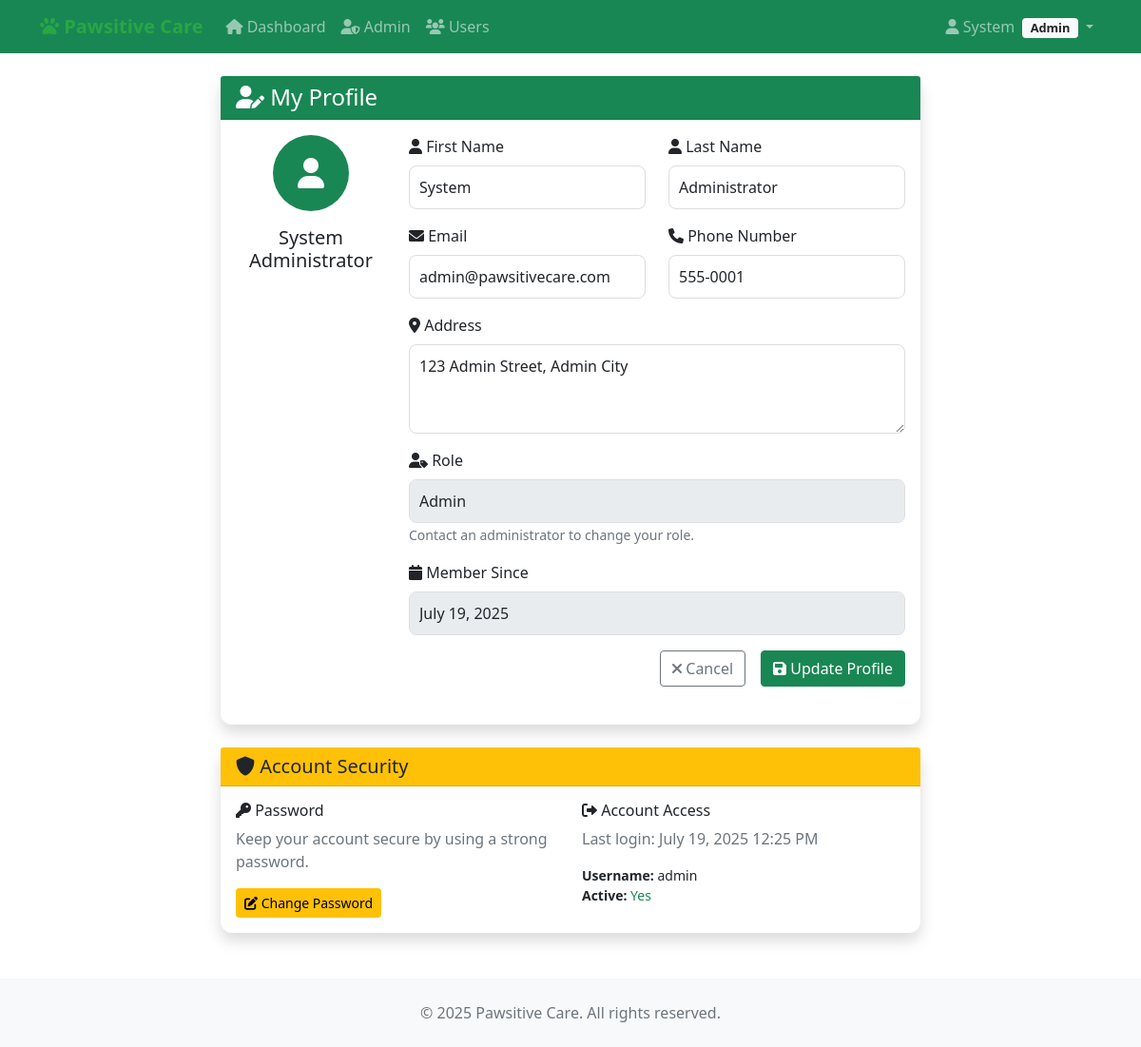
The app's page /accounts/profile/ (signed in), older data.
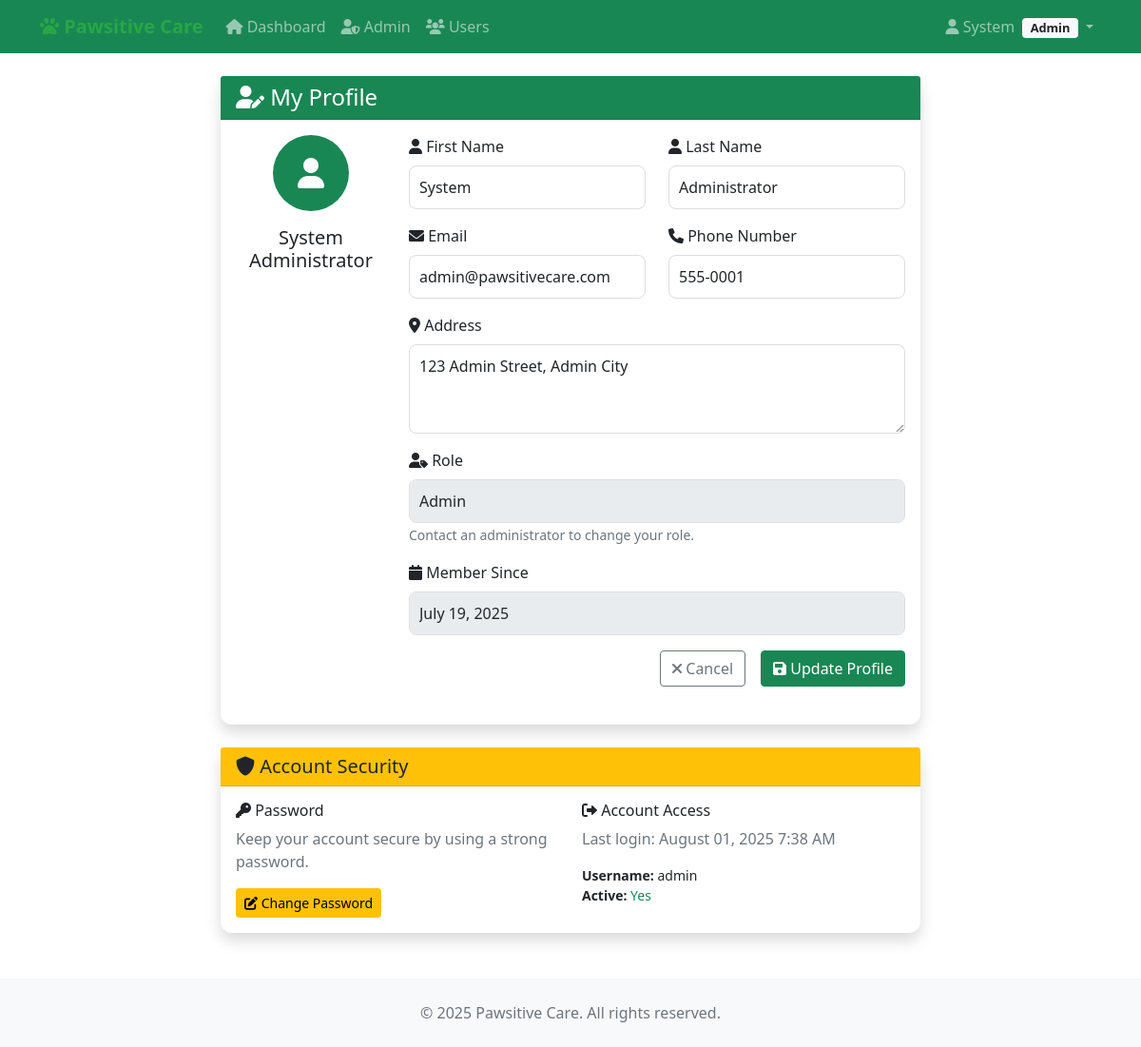
The same page, newer data.
### accounts/models.py (models this page shows, shortened)
class CustomUser(AbstractUser):
    ROLE_CHOICES = [
        ('admin', 'Admin'),
        ('vet', 'Veterinarian'),
        ('staff', 'Staff'),
        ('client', 'Client'),
    ]
    phone = models.CharField(max_length=20, blank=False)
    address = models.TextField(blank=False)
    role = models.CharField(max_length=10, choices=ROLE_CHOICES, default='client')
    def is_admin(self):
        return self.role == 'admin'

### accounts/views.py (the view)
# urls.py: path('profile/', profile_view, name='profile'),
@login_required
def profile_view(request):
    if request.method == 'POST':
        form = ProfileUpdateForm(request.POST, instance=request.user)
        if form.is_valid():
            form.save()
            messages.success(request, 'Profile updated successfully!')
            return redirect('accounts:profile')
    else:
        form = ProfileUpdateForm(instance=request.user)
    return render(request, 'accounts/profile.html', {'form': form})

### accounts/forms.py
class ProfileUpdateForm(forms.ModelForm):
    class Meta:
        model = User
        fields = ['email', 'first_name', 'last_name', 'phone', 'address']
        widgets = {
            'email': forms.EmailInput(attrs={'class': 'form-control'}),
            'first_name': forms.TextInput(attrs={'class': 'form-control'}),
            'last_name': forms.TextInput(attrs={'class': 'form-control'}),
            'phone': forms.TextInput(attrs={'class': 'form-control'}),
            'address': forms.Textarea(attrs={'rows': 3, 'class': 'form-control'}),
        }

### accounts/templates/accounts/profile.html (shortened to what the changed rows need)
{% extends 'accounts/base.html' %}
{% block content %}
<div class="row justify-content-center">
  <div class="col-md-8">
    <div class="card shadow">
      <div class="card-body">
        <div class="row mb-4">
          <div class="col-md-3 text-center">
            <div class="bg-success rounded-circle d-flex align-items-center justify-content-center mx-auto mb-3" style="width: 80px; height: 80px;">
              <i class="fas fa-user fa-2x text-white"></i>
            </div>
            <h5>
              {{ user.get_full_name|default:user.username }}
            </h5>
            <span class="badge bg-{{ user.role|default:'secondary' }} fs-6">
            </span>
          </div>
          <div class="col-md-9">
            <form method="post">
              <div class="row">
                <div class="col-md-6 mb-3">
                  <label for="{{ form.first_name.id_for_label }}" class="form-label">
                    <i class="fas fa-user"></i> First Name
                  </label>
                  {{ form.first_name.as_widget }}
                </div>
                <div class="col-md-6 mb-3">
                  <label for="{{ form.last_name.id_for_label }}" class="form-label">
                    <i class="fas fa-user"></i> Last Name
                  </label>
                  {{ form.last_name.as_widget }}
                </div>
              </div>
              <div class="row">
                <div class="col-md-6 mb-3">
                  <label for="{{ form.email.id_for_label }}" class="form-label">
                    <i class="fas fa-envelope"></i> Email
                  </label>
                  {{ form.email.as_widget }}
                </div>
                <div class="col-md-6 mb-3">
                  <label for="{{ form.phone.id_for_label }}" class="form-label">
                    <i class="fas fa-phone"></i> Phone Number
                  </label>
                  {{ form.phone.as_widget }}
                </div>
              </div>
              <div class="mb-3">
                <label for="{{ form.address.id_for_label }}" class="form-label">
                  <i class="fas fa-map-marker-alt"></i> Address
                </label>
                {{ form.address.as_widget }}
              </div>
              <div class="mb-3">
                <label class="form-label">
                  <i class="fas fa-user-tag"></i> Role
                </label>
                <input type="text" class="form-control" value="{{ user.get_role_display }}" readonly>
                <small class="text-muted">Contact an administrator to change your role.</small>
              </div>
              <div class="mb-3">
                <label class="form-label">
                  <i class="fas fa-calendar"></i> Member Since
                </label>
                <input type="text" class="form-control" value="{{ user.date_joined|date:'F d, Y' }}" readonly>
              </div>
            </form>
          </div>
        </div>
      </div>
    </div>
    <div class="card mt-4 shadow">
      <div class="card-body">
        <div class="row">
          <div class="col-md-6">
            <h6><i class="fas fa-sign-out-alt"></i> Account Access</h6>
            <p class="text-muted">Last login:
              {{ user.last_login|date:'F d, Y g:i A'|default:'Never' }}
            </p>
            <div class="small">
              <strong>Username:</strong>
              {{ user.username }}<br>
              <strong>Active:</strong>
              {% if user.is_active %}
              <span class="text-success">Yes</span>
              {% else %}
              <span class="text-danger">No</span>
              {% endif %}
            </div>
          </div>
        </div>
      </div>
    </div>
  </div>
</div>
{% endblock %}

### accounts/templates/accounts/base.html (shortened to what this page needs)
<!DOCTYPE html>
<html lang="en">
<head>
  <link href="https://cdn.jsdelivr.net/npm/bootstrap@5.1.3/dist/css/bootstrap.min.css" rel="stylesheet">
  <link href="https://cdnjs.cloudflare.com/ajax/libs/font-awesome/6.0.0/css/all.min.css" rel="stylesheet">
</head>
<body>
  <nav class="navbar navbar-expand-lg navbar-dark bg-success">
    <div class="container">
      <a class="navbar-brand" href="{% url 'accounts:client_dashboard' %}">
        <i class="fas fa-paw"></i> Pawsitive Care
      </a>
      <div class="collapse navbar-collapse" id="navbarNav">
        <ul class="navbar-nav me-auto">
          {% if user.is_authenticated %}
          <li class="nav-item">
            <a class="nav-link" href="{% url 'accounts:client_dashboard' %}">
              <i class="fas fa-home"></i> Dashboard
            </a>
          </li>
          {% if user.is_admin %}
          <li class="nav-item">
            <a class="nav-link" href="{% url 'accounts:admin_dashboard' %}">
              <i class="fas fa-user-shield"></i> Admin
            </a>
          </li>
          <li class="nav-item">
            <a class="nav-link" href="{% url 'accounts:user_management' %}">
              <i class="fas fa-users"></i> Users
            </a>
          </li>
          {% elif user.is_vet %}
          <li class="nav-item">
            <a class="nav-link" href="{% url 'accounts:vet_dashboard' %}">
              <i class="fas fa-stethoscope"></i> Vet Panel
            </a>
          </li>
          {% elif user.is_staff_member %}
          <li class="nav-item">
            <a class="nav-link" href="{% url 'accounts:staff_dashboard' %}">
              <i class="fas fa-user-tie"></i> Staff Panel
            </a>
          </li>
          {% endif %}
          {% endif %}
        </ul>
        <ul class="navbar-nav">
          {% if user.is_authenticated %}
          <li class="nav-item dropdown">
            <a class="nav-link dropdown-toggle" href="#" id="navbarDropdown" role="button" data-bs-toggle="dropdown">
              <i class="fas fa-user"></i>
              {{ user.first_name|default:user.username }}
              <span class="badge bg-light text-dark role-badge ms-1">
                {{ user.get_role_display }}</span>
            </a>
          </li>
          {% endif %}
        </ul>
      </div>
    </div>
  </nav>
  <main class="container mt-4">
    {% block content %}
    {% endblock %}
  </main>
  <footer class="bg-light mt-5 py-4">
    <div class="container text-center">
      <p class="text-muted mb-0">&copy; 2025 Pawsitive Care. All rights reserved.</p>
    </div>
  </footer>
</body>
</html>

Row changes from the older to the newer data that the page shows:
changed CustomUser "System Administrator": last_login "July 19, 2025 12:25 PM" → "August 01, 2025 7:38 AM"
